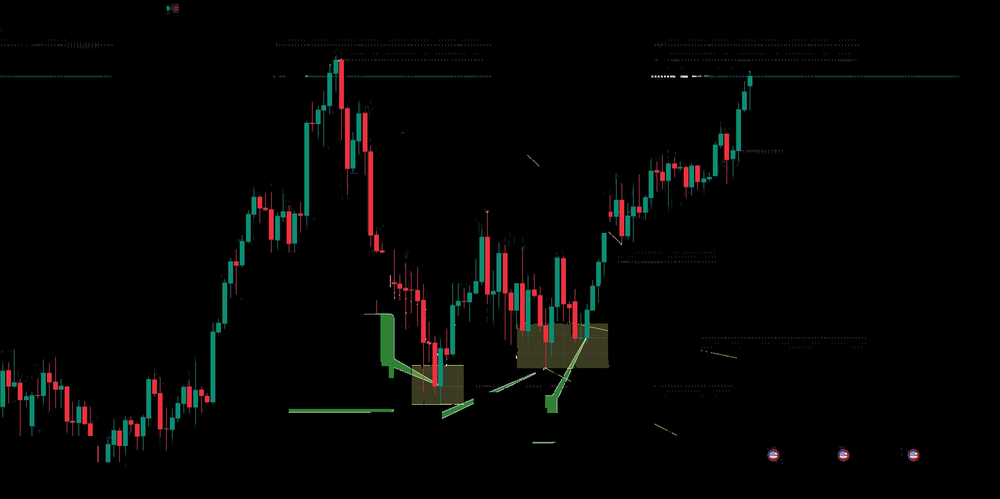
#> input picture train/llm/datasets/chart21.png, 1000 x 499 px, shrunk from 1919 x 958 before the run
$ python -i test_ocr.py   (imports and definitions only)
#> lines starting #> are read from the running program, lines starting #| are printed output that depends on the picture; after the words box and inside, x2 and y2 are one past the last pixel; in counts of white or black regions, pixels touching at a corner belong together
import cv2
import numpy as np
import matplotlib.pyplot as plt
import easyocr

# โหลดโมเดล OCR (โหลดครั้งแรกจะนานหน่อย)
# gpu=True ถ้ามี NVIDIA GPU, ถ้าไม่มีให้แก้เป็น gpu=False
# [1 line that did not run here, left out]

def extract_candles_with_ocr_cleanup(image_path):
    # 1. โหลดภาพ
#> called with image_path = '../../datasets/chart21.png'
    img = cv2.imread(image_path)
#> img is the input picture: shape (499, 1000, 3); mean B, G, R 4, 4.7, 4.7
    rgb = cv2.cvtColor(img, cv2.COLOR_BGR2RGB)
    hsv = cv2.cvtColor(img, cv2.COLOR_BGR2HSV)
#> hsv: shape (499, 1000, 3); mean H, S, V 9.1, 17.3, 7.2
    height, width, _ = img.shape
#> height = 499; width = 1000

    # ==================================================
    # STEP 1: หาพื้นที่กราฟด้วยสี (วิธีเดิม)
    # ==================================================
    # Green
    lower_green = np.array([30, 30, 30])
    upper_green = np.array([95, 255, 255])
    # Red
    lower_red1 = np.array([0, 40, 40])
    upper_red1 = np.array([15, 255, 255])
    lower_red2 = np.array([165, 40, 40])
    upper_red2 = np.array([180, 255, 255])

    mask_color = cv2.inRange(hsv, lower_green, upper_green) | \
                 cv2.inRange(hsv, lower_red1, upper_red1) | \
                 cv2.inRange(hsv, lower_red2, upper_red2)
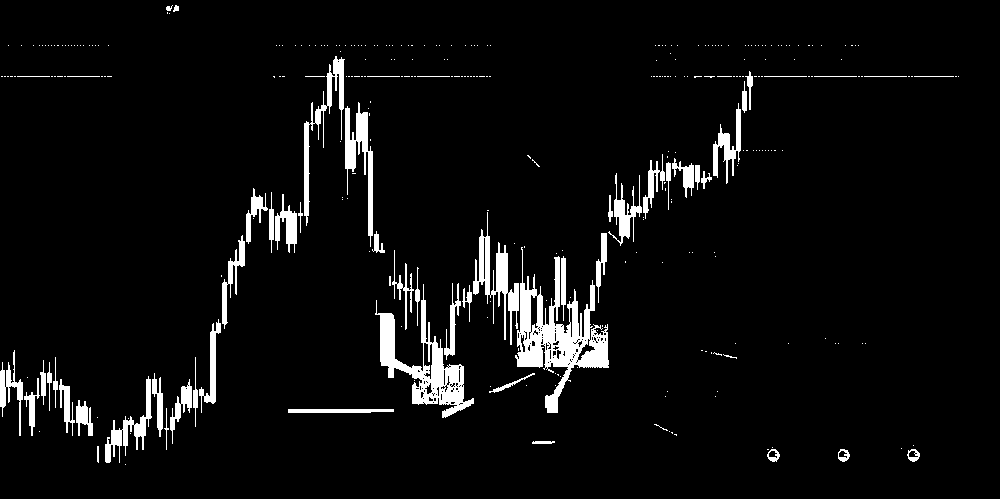
#> mask_color: shape (499, 1000); 5.2% white; 327 white regions (267 under 20 px), largest, box (x1, y1, x2, y2) and area: (515, 247, 609, 413) 5235, (375, 284, 474, 418) 3509, (473, 212, 519, 345) 1758

    # ใช้ Vertical Kernel ช่วยเชื่อมไส้เทียน (เหมือนรอบที่แล้ว)
    kernel_vertical = cv2.getStructuringElement(cv2.MORPH_RECT, (1, 3))
    mask_candles = cv2.dilate(mask_color, kernel_vertical, iterations=1)
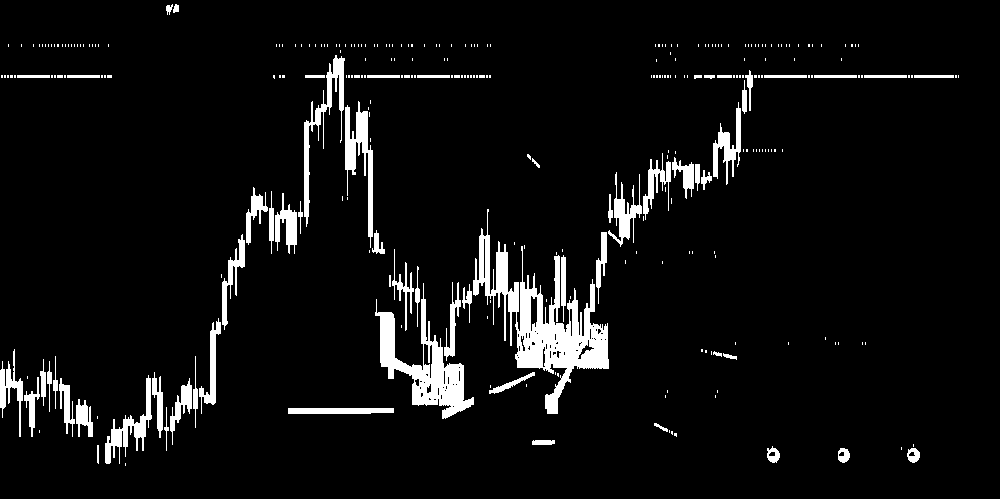
#> mask_candles: shape (499, 1000); 6.1% white; 302 white regions (238 under 20 px), largest, box (x1, y1, x2, y2) and area: (473, 209, 609, 414) 7723, (375, 283, 474, 419) 3930, (345, 101, 373, 248) 1537

    # ==================================================
    # STEP 2: ใช้ OCR หา "พื้นที่ต้องห้าม" (Text Mask)
    # ==================================================
    print("Running OCR... (might take a few seconds)")
#> (the run stopped early here; a loop or call above may not have finished)

$ run again, on train/llm/datasets/chart1.png
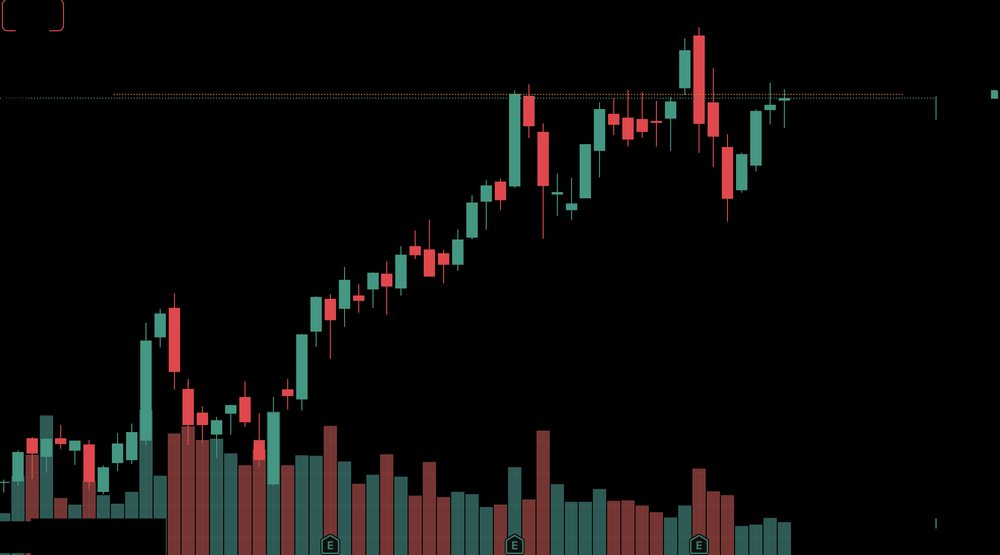
#> input picture train/llm/datasets/chart1.png, 1000 x 555 px, shrunk from 2110 x 1170 before the run
#> in extract_candles_with_ocr_cleanup, img is the input picture: shape (555, 1000, 3); mean B, G, R 10, 10.8, 12.2
#> hsv: shape (555, 1000, 3); mean H, S, V 10.1, 22.5, 15.9
#> in extract_candles_with_ocr_cleanup, `mask_color = cv2.inRange(hsv, lower_green, upper_green) | \ cv2.inRang..`:
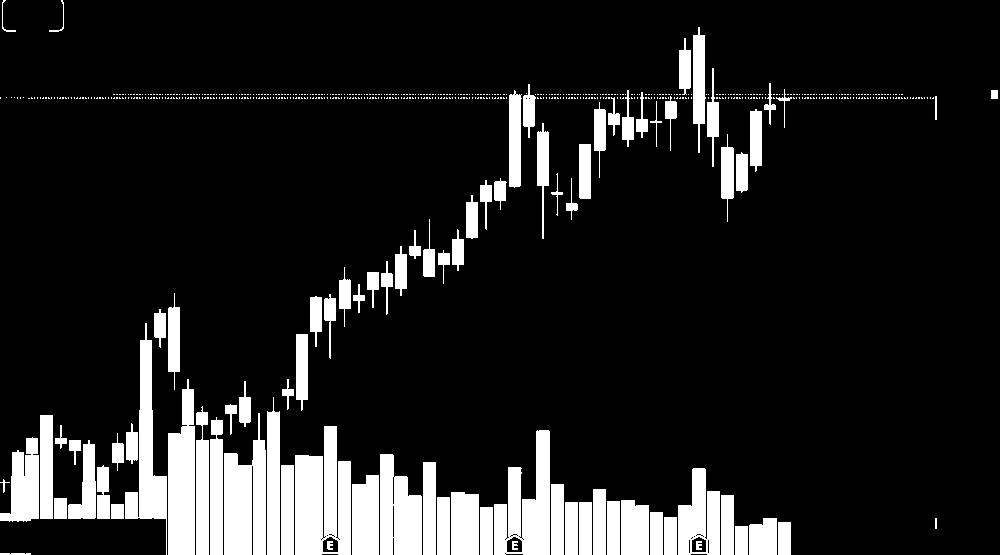
#> mask_color: shape (555, 1000); 13.1% white; 639 white regions (551 under 20 px), largest, box (x1, y1, x2, y2) and area: (295, 426, 351, 555) 5493, (224, 413, 266, 555) 4232, (494, 430, 550, 555) 4144
#> in extract_candles_with_ocr_cleanup, `mask_candles = cv2.dilate(mask_color, kernel_vertical, iterations=1)`:
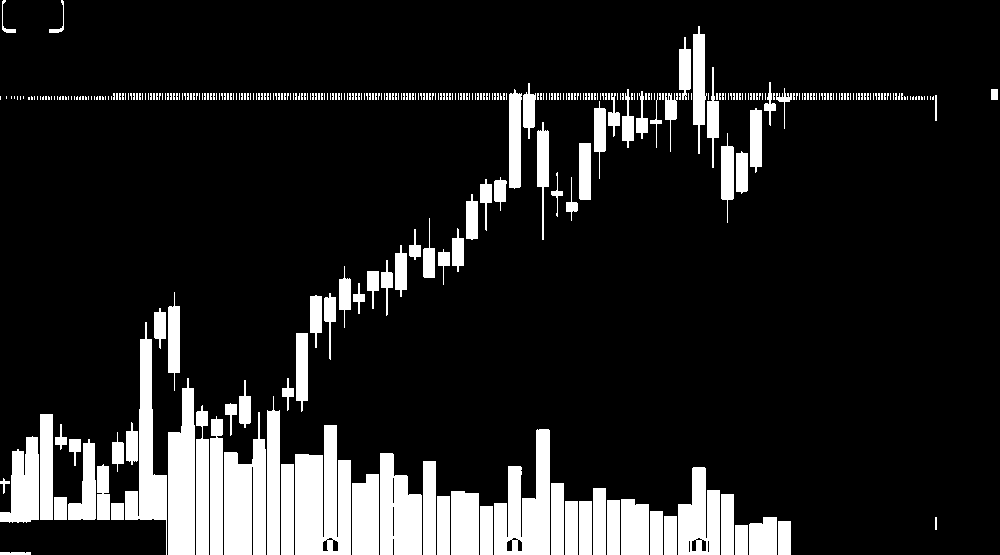
#> mask_candles: shape (555, 1000); 13.9% white; 372 white regions (287 under 20 px), largest, box (x1, y1, x2, y2) and area: (295, 425, 351, 555) 5674, (494, 429, 550, 555) 4333, (224, 412, 266, 555) 4275

$ run again, on train/llm/datasets/chart10.png
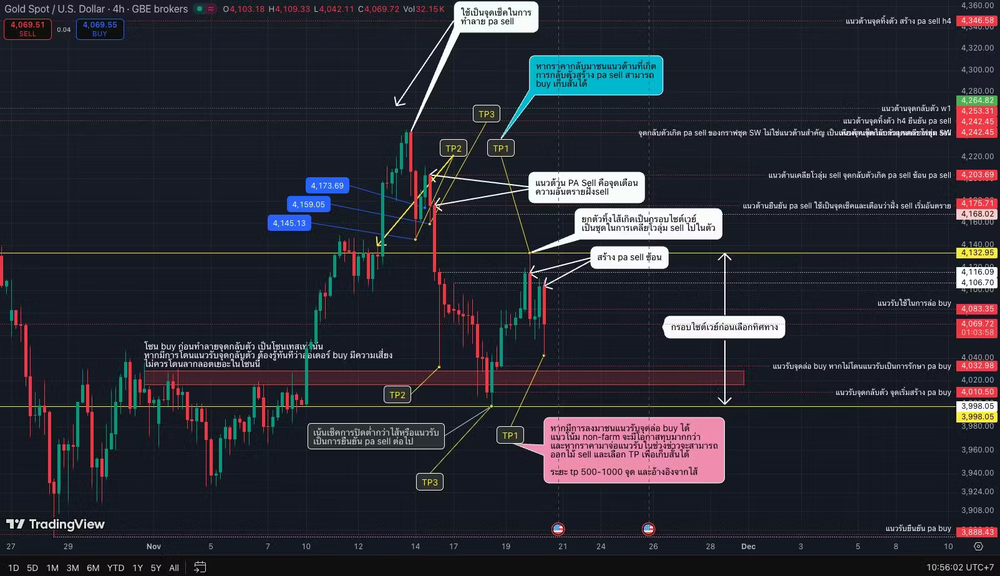
#> input picture train/llm/datasets/chart10.png, 1000 x 576 px, shrunk from 1603 x 923 before the run
#> in extract_candles_with_ocr_cleanup, img is the input picture: shape (576, 1000, 3); mean B, G, R 51.8, 42, 41.4
#> hsv: shape (576, 1000, 3); mean H, S, V 111.2, 97.8, 56.7
#> in extract_candles_with_ocr_cleanup, `mask_color = cv2.inRange(hsv, lower_green, upper_green) | \ cv2.inRang..`:
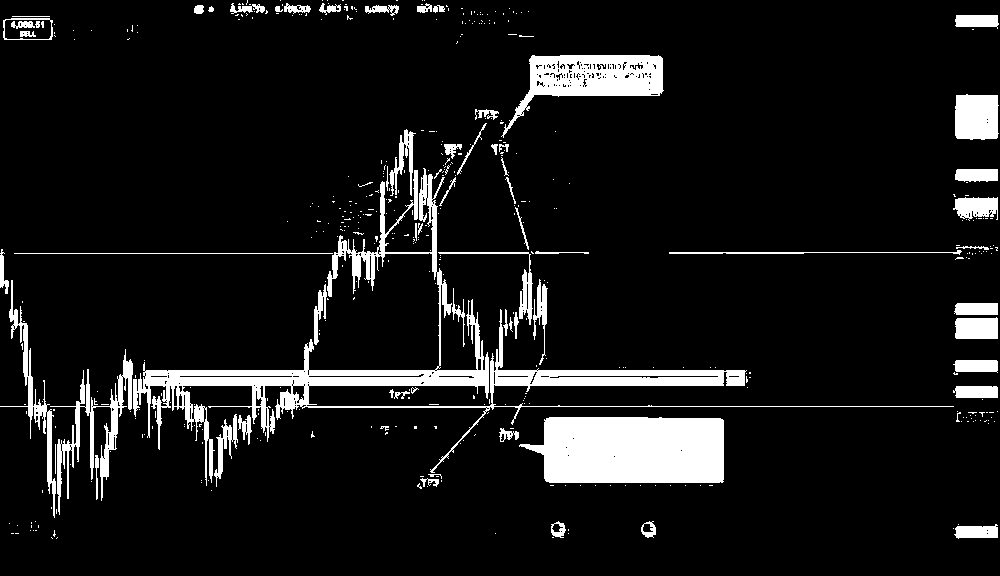
#> mask_color: shape (576, 1000); 9.3% white; 467 white regions (401 under 20 px), largest, box (x1, y1, x2, y2) and area: (133, 168, 954, 486) 17045, (519, 417, 724, 483) 11921, (501, 55, 664, 138) 5224
#> in extract_candles_with_ocr_cleanup, `mask_candles = cv2.dilate(mask_color, kernel_vertical, iterations=1)`:
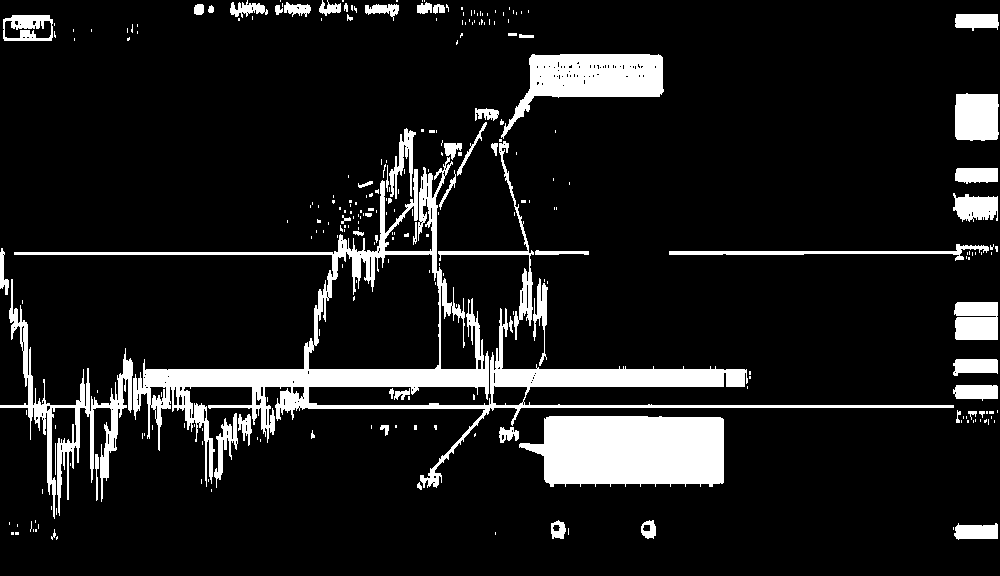
#> mask_candles: shape (576, 1000); 11.3% white; 265 white regions (205 under 20 px), largest, box (x1, y1, x2, y2) and area: (14, 157, 954, 488) 23529, (519, 416, 724, 487) 12392, (501, 54, 664, 139) 5902

$ run again, on train/llm/datasets/chart11.png
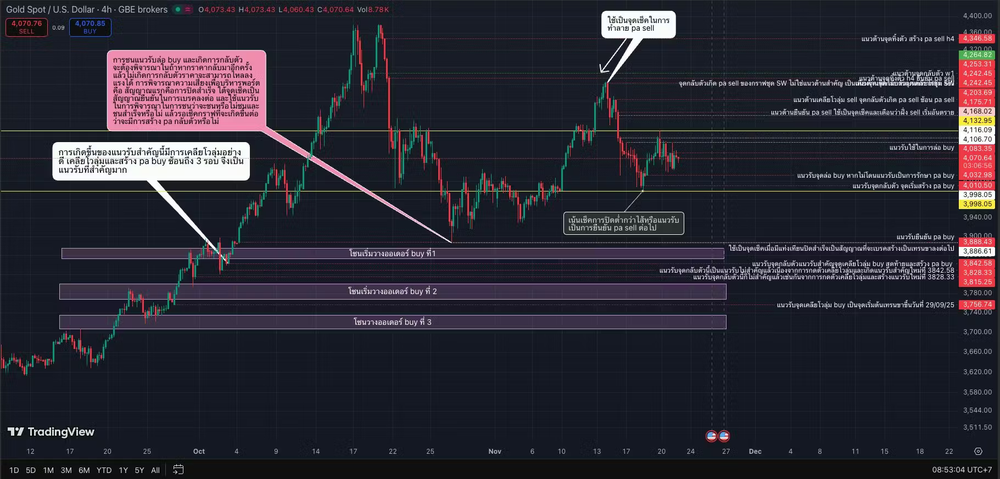
#> input picture train/llm/datasets/chart11.png, 1000 x 479 px, shrunk from 1821 x 873 before the run
#> in extract_candles_with_ocr_cleanup, img is the input picture: shape (479, 1000, 3); mean B, G, R 51.3, 40.9, 42.9
#> hsv: shape (479, 1000, 3); mean H, S, V 112, 94, 55.8
#> in extract_candles_with_ocr_cleanup, `mask_color = cv2.inRange(hsv, lower_green, upper_green) | \ cv2.inRang..`:
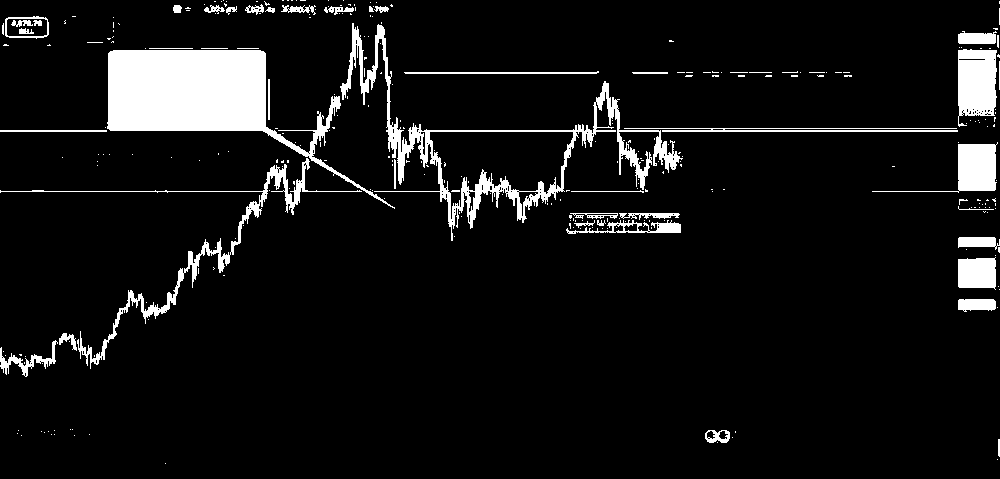
#> mask_color: shape (479, 1000); 7.7% white; 301 white regions (255 under 20 px), largest, box (x1, y1, x2, y2) and area: (107, 50, 395, 209) 13926, (340, 23, 683, 241) 7043, (0, 158, 362, 369) 3111
#> in extract_candles_with_ocr_cleanup, `mask_candles = cv2.dilate(mask_color, kernel_vertical, iterations=1)`:
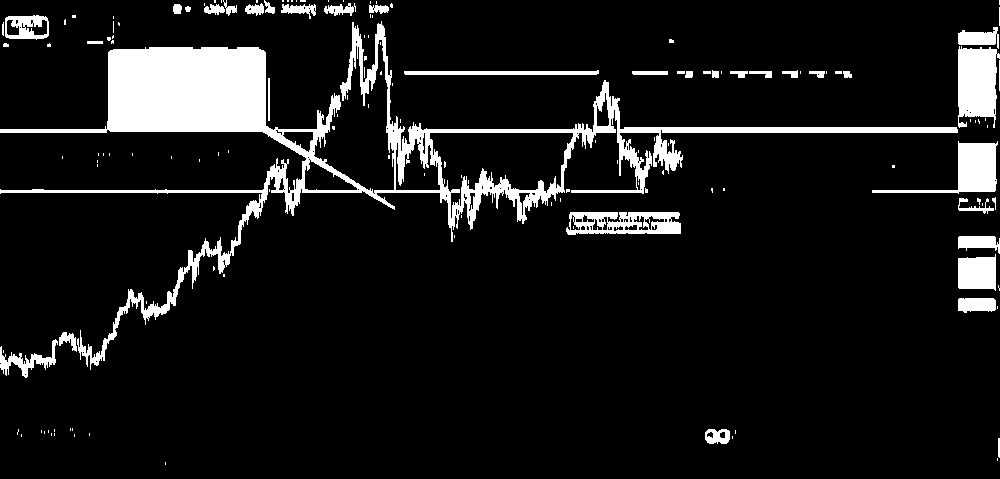
#> mask_candles: shape (479, 1000); 9.5% white; 147 white regions (106 under 20 px), largest, box (x1, y1, x2, y2) and area: (0, 21, 958, 370) 30637, (958, 46, 1000, 128) 2667, (872, 141, 998, 194) 2133
